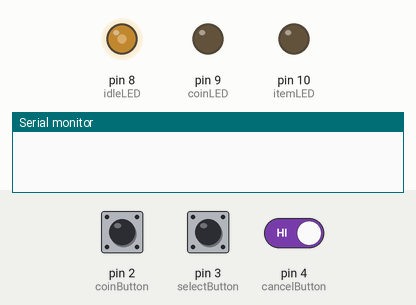
This sketch was run on a simulated Arduino Uno, built with avr-gcc and run on an emulated ATmega328P. Shown: output pins drawn as LEDs (lit = HIGH), the last lines printed to the serial monitor. Dashed ring = blinking. Inputs (shaded band) come from the test bench; at power-on: pin 2 (coinButton) HIGH, pin 3 (selectButton) HIGH, pin 4 (cancelButton) HIGH.

Above: at 1.2 s.
1.3 s: pin 2 (coinButton) pulled LOW for 0.15 s
At 2.3 s:
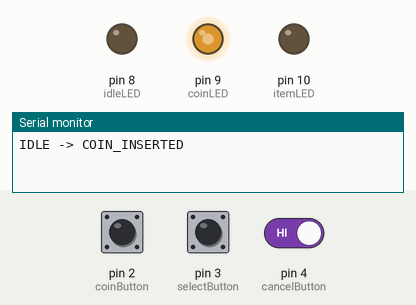
3.0 s: pin 3 (selectButton) pulled LOW for 0.15 s
At 4.6 s:
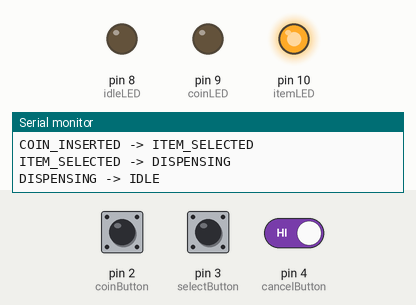
6.1 s: pin 2 (coinButton) pulled LOW for 1 s
At 6.3 s:
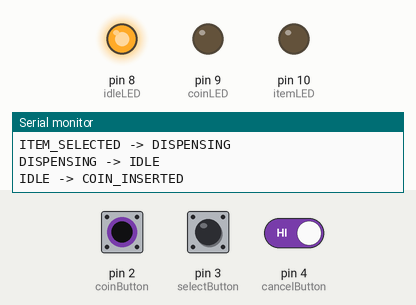
8.6 s: pin 2 (coinButton) driven LOW and pin 4 (cancelButton) driven LOW
At 9.1 s:
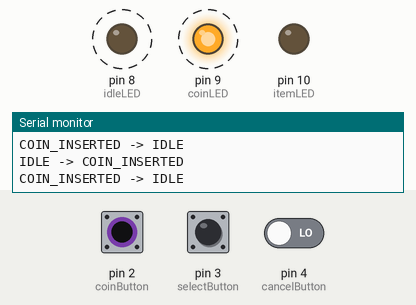
11.6 s: pin 2 (coinButton) driven HIGH
At 12.5 s:
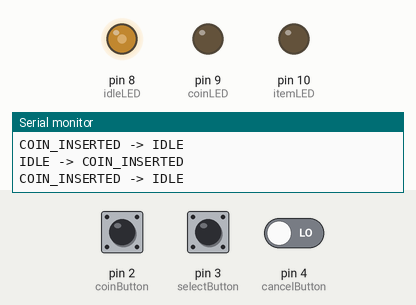
Timing chart, 0 to 14.1 s (numbered marks = the images above; inputs shaded):
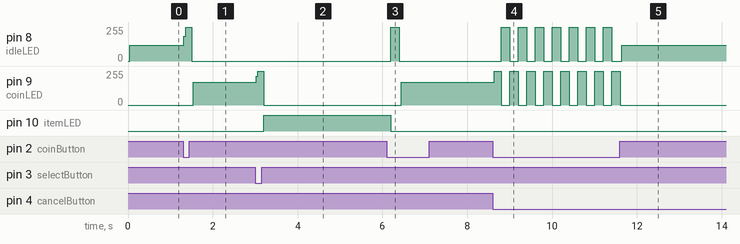

Measured:
- after the input at 1.3 s, pin 8 (idleLED): 117/255 → 255/255 at once, → 0/255 0.18 s later; pin 9 (coinLED): 0/255 → 172/255 after 0.24 s
- after the input at 3.0 s, pin 9 (coinLED): 172/255 → 255/255 at once, → 0/255 0.18 s later; pin 10 (itemLED): LOW → HIGH after 0.20 s
- after the input at 6.1 s, pin 8 (idleLED): 0/255 → 255/255 after 0.10 s, → 0/255 0.20 s later; pin 9 (coinLED): 0/255 → 172/255 after 0.34 s
- after the input at 8.6 s, pin 8 (idleLED): alternates 255/255 for 0.20 s and 0/255 for 0.20 s, starting after 0.20 s; pin 9 (coinLED): alternates 255/255 for 0.20 s and 0/255 for 0.20 s, starting at once
- after the input at 11.6 s, pin 9 (coinLED): goes on until 11.6 s, then stays 0/255

The sketch:

vending_machine.ino
```cpp
/*
State Transition Diagram

IDLE
 |
 | Insert Coin
 V
COIN_INSERTED
 | \
 |  \ Cancel
 |   \
 |    ---> IDLE
 |
 | Select Item
 V
ITEM_SELECTED
 |
 | Dispense Automatically
 V
DISPENSING
 |
 | Finish
 V
IDLE
*/

const int idleLED = 8;
const int coinLED = 9;
const int itemLED = 10;

const int coinButton = 2;
const int selectButton = 3;
const int cancelButton = 4;

enum State
{
  IDLE,
  COIN_INSERTED,
  ITEM_SELECTED,
  DISPENSING
};

State currentState = IDLE;

void setup()
{
  pinMode(idleLED, OUTPUT);
  pinMode(coinLED, OUTPUT);
  pinMode(itemLED, OUTPUT);

  pinMode(coinButton, INPUT_PULLUP);
  pinMode(selectButton, INPUT_PULLUP);
  pinMode(cancelButton, INPUT_PULLUP);

  Serial.begin(9600);

  updateLEDs();
}

void loop()
{
  switch(currentState)
  {
    case IDLE:

      if(digitalRead(coinButton)==LOW)
      {
        currentState = COIN_INSERTED;
        Serial.println("IDLE -> COIN_INSERTED");
        delay(200);
      }

      break;

    case COIN_INSERTED:

      if(digitalRead(cancelButton)==LOW)
      {
        currentState = IDLE;
        Serial.println("COIN_INSERTED -> IDLE");
        delay(200);
      }

      else if(digitalRead(selectButton)==LOW)
      {
        currentState = ITEM_SELECTED;
        Serial.println("COIN_INSERTED -> ITEM_SELECTED");
        delay(200);
      }

      break;

    case ITEM_SELECTED:

      Serial.println("ITEM_SELECTED -> DISPENSING");

      currentState = DISPENSING;

      delay(1000);

      break;

    case DISPENSING:

      Serial.println("DISPENSING -> IDLE");

      delay(2000);

      currentState = IDLE;

      break;
  }

  updateLEDs();
}

void updateLEDs()
{
  digitalWrite(idleLED, LOW);
  digitalWrite(coinLED, LOW);
  digitalWrite(itemLED, LOW);

  if(currentState==IDLE)
  {
    digitalWrite(idleLED,HIGH);
  }

  else if(currentState==COIN_INSERTED)
  {
    digitalWrite(coinLED,HIGH);
  }

  else
  {
    digitalWrite(itemLED,HIGH);
  }
}
```
